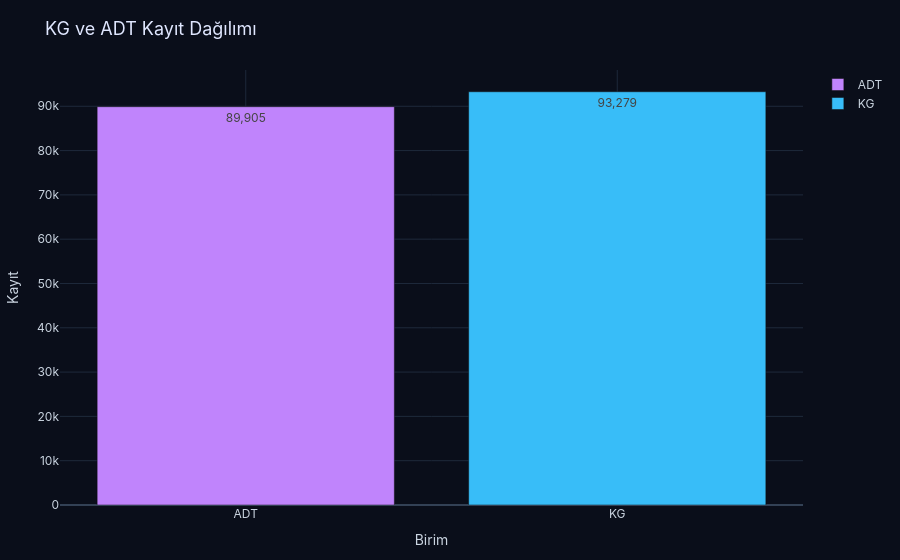

This figure's notebook cell:
### Markdown cell above
### 20 · KG ve ADT kayıt hacminin görselleştirilmesi

Aşağıdaki kod hücresi yalnızca bu adımı gerçekleştirir.

### Code cell
fig = px.bar(
    unit_summary,
    x="Birim",
    y="Kayıt",
    color="Birim",
    text_auto=",",
    color_discrete_map={"KG": "#38bdf8", "ADT": "#c084fc"},
)
fig = dark_plot(fig, "KG ve ADT Kayıt Dağılımı")
fig.show()

### Figure 1 — Plotly figure (JSON) as saved in the notebook; plotly's stock layout.template omitted (floating-point values rounded to 4 significant figures)
{"data": [{"hovertemplate": "Birim=%{x}<br>Kayıt=%{y}<extra></extra>", "legendgroup": "ADT", "marker": {"color": "#c084fc", "pattern": {"shape": ""}}, "name": "ADT", "orientation": "v", "showlegend": true, "textposition": "auto", "texttemplate": "%{y:,}", "type": "bar", "x": ["ADT"], "xaxis": "x", "y": [89905], "yaxis": "y"}, {"hovertemplate": "Birim=%{x}<br>Kayıt=%{y}<extra></extra>", "legendgroup": "KG", "marker": {"color": "#38bdf8", "pattern": {"shape": ""}}, "name": "KG", "orientation": "v", "showlegend": true, "textposition": "auto", "texttemplate": "%{y:,}", "type": "bar", "x": ["KG"], "xaxis": "x", "y": [93279], "yaxis": "y"}], "layout": {"barmode": "relative", "font": {"color": "#cbd5e1", "family": "Inter, Segoe UI, sans-serif"}, "legend": {"title": {"text": ""}, "tracegroupgap": 0}, "margin": {"b": 55, "l": 55, "r": 30, "t": 70}, "paper_bgcolor": "#0a0e1a", "plot_bgcolor": "#0a0e1a", "title": {"font": {"color": "#e0e7ff", "size": 18}, "text": "KG ve ADT Kayıt Dağılımı"}, "xaxis": {"anchor": "y", "categoryarray": ["ADT", "KG"], "categoryorder": "array", "domain": [0, 1], "gridcolor": "#1e293b", "title": {"text": "Birim"}, "zerolinecolor": "#334155"}, "yaxis": {"anchor": "x", "domain": [0, 1], "gridcolor": "#1e293b", "title": {"text": "Kayıt"}, "zerolinecolor": "#334155"}}}
